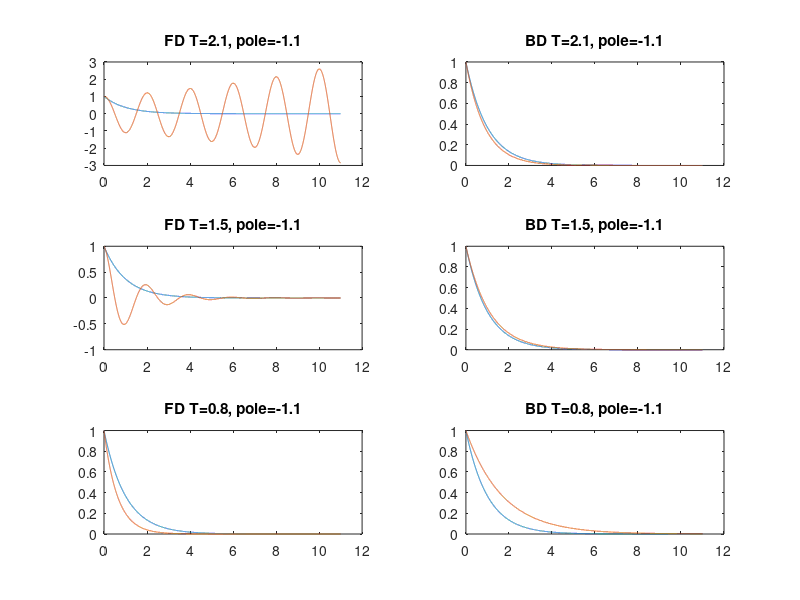

Write MATLAB code to recreate this figure.
%Willard Wider
%6/6/18
%lab5
%ELEC4400 DSP
%forward and backward difference stuff
clear();
interval = 10^-3;
t = 0:interval:11;
k=1;
T=0;%just to declare it
y = exp(-k.*t);%can be done here, does not change
figure();

%forwared
T=2.1;
fd = (1-(k*T)).^t;
subplot(3,2,1);
plot(t,y);
hold on;
plot(t,fd);
hold off;
title(sprintf("FD T=%.1f, pole=-1.1",T));

T=1.5;
fd = (1-(k*T)).^t;
subplot(3,2,3);
plot(t,y);
hold on;
plot(t,fd);
title(sprintf("FD T=%.1f, pole=-1.1",T));
hold off;

T=0.8;
fd = (1-(k*T)).^t;
subplot(3,2,5);
plot(t,y);
hold on;
plot(t,fd);
title(sprintf("FD T=%.1f, pole=-1.1",T));
hold off;

%backward
T=2.1;
bd = (1+(k*T)).^-t;
subplot(3,2,2);
plot(t,y);
hold on;
plot(t,bd);
title(sprintf("BD T=%.1f, pole=-1.1",T));
hold off;

T=1.5;
bd = (1+(k*T)).^-t;
subplot(3,2,4);
plot(t,y);
hold on;
plot(t,bd);
title(sprintf("BD T=%.1f, pole=-1.1",T));
hold off;

T=0.8;
bd = (1+(k*T)).^-t;
subplot(3,2,6);
plot(t,y);
hold on;
plot(t,bd);
title(sprintf("BD T=%.1f, pole=-1.1",T));
hold off;